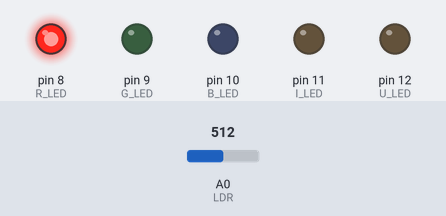
Bench run of a sketch on a simulated Arduino Uno, built with avr-gcc and run on an emulated ATmega328P. Shown: output pins drawn as LEDs (lit = HIGH). Inputs (shaded band) come from the test bench; at power-on: A0 (LDR) = 512. What the sketch prints to the serial monitor is not drawn.

Above: at 0.2 s.
At 1.2 s:
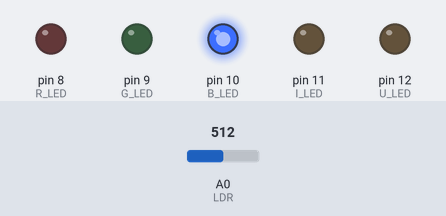
At 1.7 s:
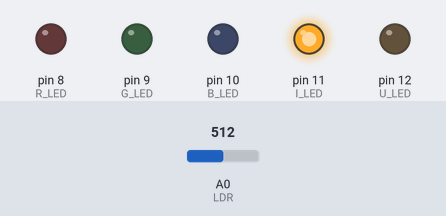
At 3.2 s:
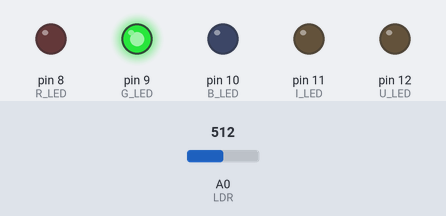
At 4.7 s:
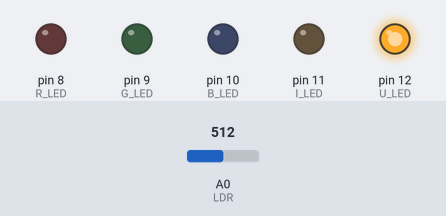
Timing chart, 0 to 5.8 s (numbered marks = the images above):
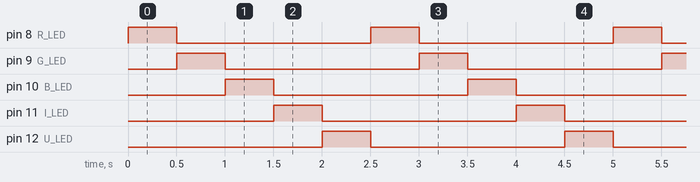

The sketch:

leerColores.ino
```cpp
#define R_LED 8
#define G_LED 9
#define B_LED 10
#define I_LED 11
#define U_LED 12
#define LDR 0
#define DELAY 250
int i = 0;
void setup() {
  Serial.begin(9600);
    pinMode( R_LED, OUTPUT );
      pinMode( G_LED, OUTPUT );
        pinMode( B_LED, OUTPUT );
             pinMode( I_LED, OUTPUT );
                 pinMode( U_LED, OUTPUT );
}

void loop() {
  while(i< 100) {

    digitalWrite(R_LED, HIGH);
  delay( DELAY );
  Serial.print( "r: " );
  Serial.print( analogRead( LDR ) );
  delay( DELAY );
digitalWrite(R_LED, LOW);

digitalWrite(G_LED, HIGH);
  delay( DELAY );
  Serial.print( " g: " );
  Serial.print( analogRead( LDR ) );
  delay( DELAY );
digitalWrite(G_LED, LOW);

digitalWrite(B_LED, HIGH);
  delay( DELAY );
  Serial.print( " b: " );
  Serial.print( analogRead( LDR ) );
  delay( DELAY );
digitalWrite(B_LED, LOW);

digitalWrite(I_LED, HIGH);
  delay( DELAY );
  Serial.print( " i: " );
  Serial.print( analogRead( LDR ) );
  delay( DELAY );
digitalWrite(I_LED, LOW);

digitalWrite(U_LED, HIGH);
  delay( DELAY );
  Serial.print( " u: " );
  Serial.print( analogRead( LDR ) );
  delay( DELAY );
digitalWrite(U_LED, LOW);

  Serial.println();

  }
}
```

Measured:
- by itself, pin 8 (R_LED), pin 9 (G_LED), pin 10 (B_LED), pin 11 (I_LED), pin 12 (U_LED): alternates HIGH for 0.50 s and LOW for 2.0 s
- by itself, everything shown: repeats every 2.5 s, in 5 steps
